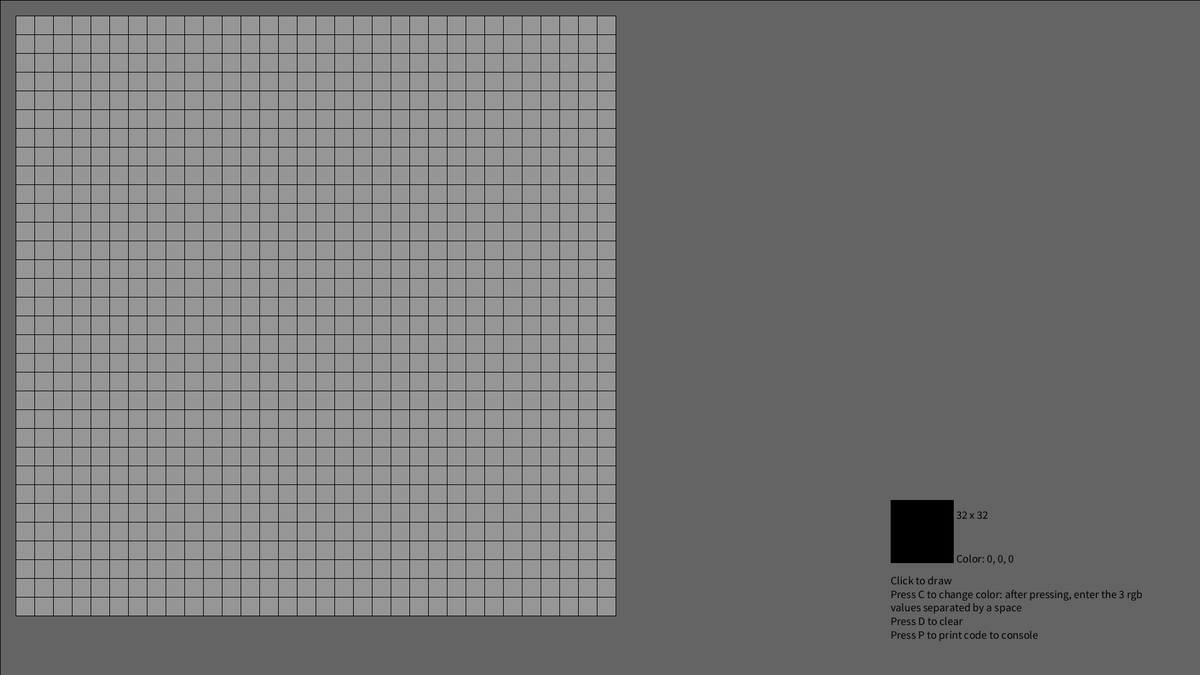
Frame 1 (no input)
Frame 60 (the mouse pressed at the canvas centre just before this capture): identical to frame 1, image omitted
Frame 120 (the mouse held since frame 60 and released just before this capture): identical to frame 1, image omitted

The Processing sketch that drew this single still picture (run headless with seeded random() and noise(); from frame 60 on, the mouse is pressed at the canvas centre):

// Processing sketch: Lava_Escape_Levelbuilder
// ── Lava_Escape_Levelbuilder.pde
ArrayList<Integer> pieces = new ArrayList<Integer>();//grouped by 2
ArrayList<Integer> colors = new ArrayList<Integer>();//grouped by 3
int xdimension = 32;
int ydimension = 32;
int size = 3;//size per pixel
int r = 0;
int g = 0;
int b = 0;
String colostring = "";
boolean settingcolor = false;
int colindex = 0;
boolean erasing = false;
void setup(){
  size(1920,1080);
  background(100);
}
void mouseDragged() {
  for(int x = 25; x <= xdimension * 30; x+=30){
    for(int y = 25; y <= ydimension * 30; y+=30){
      if(mouseX >= x && mouseX <= x + 30 && mouseY >= y && mouseY <= y + 30){
        int colorindex = 0;
        for(int i = 0; i < pieces.size() - 1; i+=2){
          if(x == pieces.get(i) && y == pieces.get(i + 1)){
            pieces.remove(i);
            pieces.remove(i);
            colors.remove(colorindex);
            colors.remove(colorindex);
            colors.remove(colorindex); 
          }
          colorindex += 3;
        }
        if(!erasing){
          pieces.add(x);
          pieces.add(y);
          colors.add(r);
          colors.add(g);
          colors.add(b);
        }
      }
    }
  }
}
void draw(){
  stroke(0);
  fill(100);
  rect(0,0,1920,1080);
  fill(r, g, b);
  rect(1425,800,100,100);
  textSize(18);
  fill(0);
  text("Click to draw\nPress C to change color: after pressing, enter the 3 rgb \nvalues separated by a space\nPress D to clear\nPress P to print code to console",1425,935);
  text(xdimension + " x " + ydimension, 1530, 830);
  if(!settingcolor)
    fill(0);
  else
    fill(0,255,0);
  text("Color: " + r + ", " + g + ", " + b,1530,900);
  if(erasing)
    text("Erasing",1530,850);
  fill(150);
  strokeWeight(1);
  stroke(0);
  for(int x = 25; x <= xdimension * 30; x+=30){
    for(int y = 25; y <= ydimension * 30; y+=30){
      rect(x,y,30,30);
    }
  }
  int colorindex = 0;
  for(int i = 0; i + 1 < pieces.size(); i+=2){
    fill(colors.get(colorindex), colors.get(colorindex + 1), colors.get(colorindex + 2));
    colorindex += 3;
    rect(pieces.get(i), pieces.get(i + 1), 30, 30);
  }
}
void keyPressed() {
  if (keyPressed) {//other keys
    if (key == 'c' || key == 'C') {
      if(settingcolor){
        settingcolor = false;
        colindex = 0;
      }else
        settingcolor = true;
    }
    if (key == 'd' || key == 'D') {
      pieces.clear();
      colors.clear();
    }
    if (key == 'p' || key == 'P') {
      println("\n-------------------------------------- Size " + size + " --------------------------------------");
      int colorindex = 0;
      int r = 256;
      int g = 256;
      int b = 256;
      for(int i = 0; i < pieces.size(); i+=2){
        if(colors.get(colorindex) != r || colors.get(colorindex + 1) != g || colors.get(colorindex + 2) != b){
          print("fill(" + colors.get(colorindex) + ", " + colors.get(colorindex + 1) + ", " + colors.get(colorindex + 2) + ");");
          r = colors.get(colorindex);
          g = colors.get(colorindex + 1);
          b = colors.get(colorindex + 2);
        }
          print("rect(x + " + ((pieces.get(i) - 25) / 30 * size) + ", y + " + ((pieces.get(i + 1) - 25) / 30 * size) + ", " + size + ", " + size + ");");
        colorindex+=3;
      }
      println("\n------------------------------------------------------------------------------------");
    }
    if (key == 'e' || key == 'E') {
      if(erasing)
        erasing = false;
      else
        erasing = true;
    }
    if(settingcolor){
      if(key == ' '){
        int c = int(colostring);
        if(c > 255)
          c = 255;
        if(colindex == 0){//r
          r = c;
        }else if(colindex == 1){//g
          g = c;
        }else if(colindex == 2){//b
          b = c;
        }else{
          settingcolor = false;
          colindex = -1;
        }
        colindex++;
        colostring = "";
      }else{
        if(key == '1' || key == '2' || key == '3' || key == '4' || key == '5' || key == '6' || key == '7' || key == '8' || key == '9' || key == '0' && colostring.length() < 3)
          colostring += str(key);
      }
    }
  }
}//s to save
